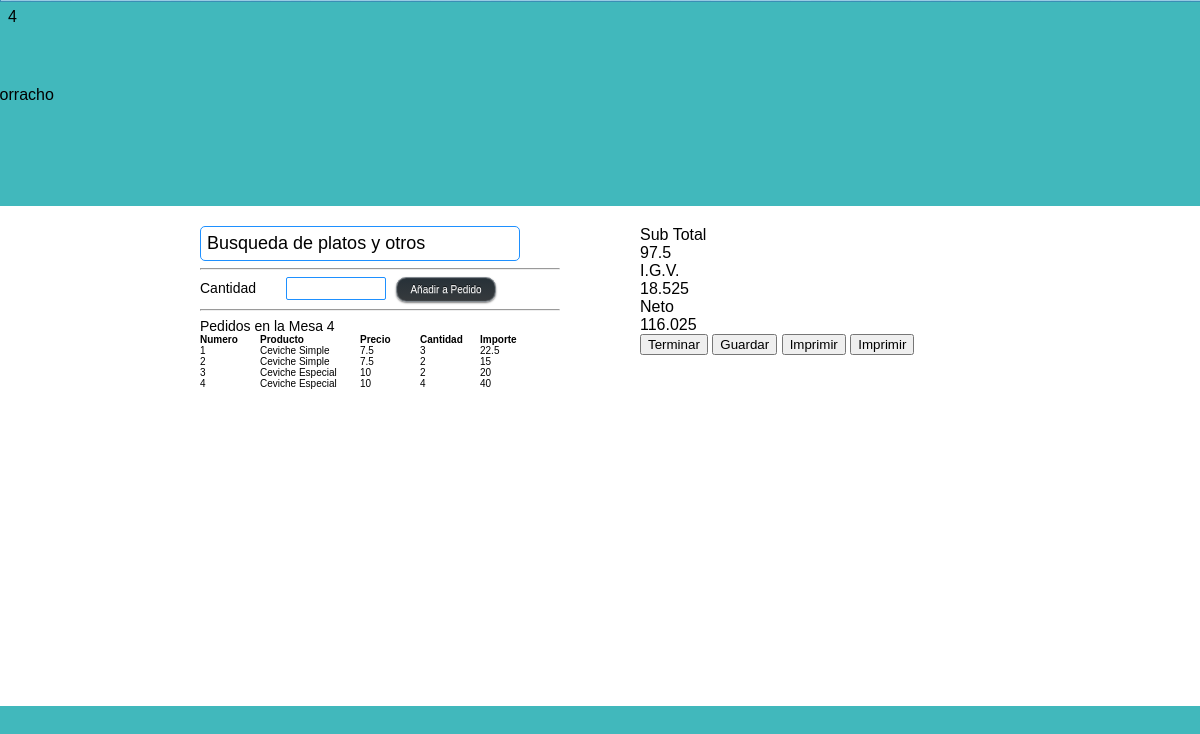
/detalle-mesa.php?4, run on an earlier commit of the app's database.
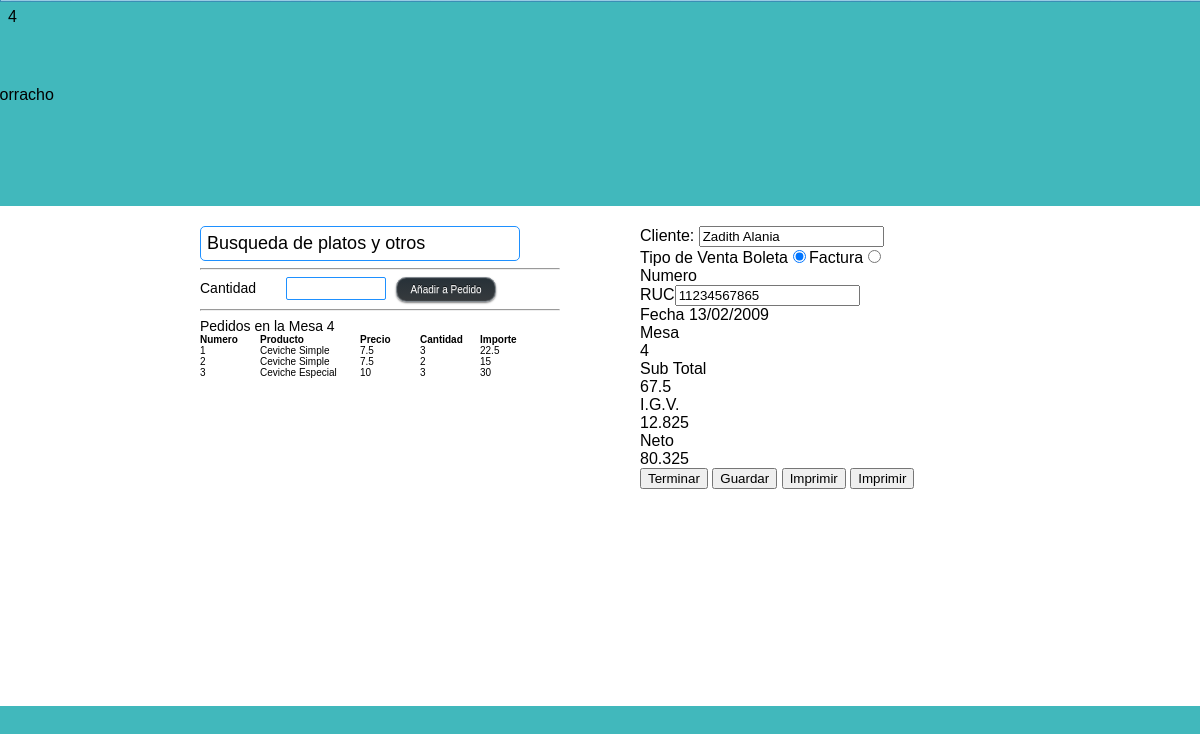
And on a later commit of the database.
### tables this page shows
CREATE TABLE `producto` (
  `id` int(11) NOT NULL AUTO_INCREMENT,
  `nombre` tinytext NOT NULL,
  `precio_venta` float NOT NULL,
  `costo` float NOT NULL,
  `stock` int(11) NOT NULL,
  `categoria` varchar(1) NOT NULL,
  PRIMARY KEY (`id`)
);

CREATE TABLE `venta` (
  `id` int(11) NOT NULL AUTO_INCREMENT,
  `numero_documento` int(11) NOT NULL,
  `tipo_documento` varchar(1) DEFAULT NULL,
  `fecha` varchar(11) NOT NULL,
  `forma_pago` varchar(1) NOT NULL,
  `total_venta` float NOT NULL,
  `id_cliente` int(11) NOT NULL,
  `id_empleado` int(11) NOT NULL,
  `id_mesa` int(11) NOT NULL,
  PRIMARY KEY (`id`)
);

CREATE TABLE `cliente` (
  `id` int(11) NOT NULL AUTO_INCREMENT,
  `ruc` varchar(11) DEFAULT NULL,
  `nombre` tinytext NOT NULL,
  `direccion` tinytext,
  PRIMARY KEY (`id`)
);

### detalle-mesa.php (the view, shortened to what this page needs)
<?php
$mesa_numero=array_keys($_GET)[0];
?>
<!DOCTYPE html PUBLIC "-//W3C//DTD XHTML 1.0 Strict//EN"
	"http://www.w3.org/TR/xhtml1/DTD/xhtml1-strict.dtd">
<html xmlns="http://www.w3.org/1999/xhtml" xml:lang="en" lang="en">
<head>
	<link rel="stylesheet" type="text/css" media="screen" href="css/style.css"/>
</head>
<body>
	<div class="cabecera-logo">
		<div class="contenedor-cabecera">
			<img src="img/logo.png" alt="Limoncito Borracho" title="limoncitoborracho.pe">
		</div>
	</div>
	<div class="contenedor">
		<div class="cuerpo">
			<div class="detalle-mesa-plato">
			<input type="text" name="q" class="buscador-plato" value="Busqueda de platos y otros"><br>
			<div class="encontrado">
				<hr>
			</div>
			<div class="opcional">
				<label>Cantidad</label><input type="text" name="cantidad-pedido"><button class="agregar-plato">Añadir a Pedido</button>
			</div>
			<hr>
			<span class="titulo_mesa">Pedidos en la Mesa <?php print $mesa_numero; ?></span>
			<div class="pedido-actual">
				<ul class="cabecera-pedidos">
					<li>Numero</li>
					<li class='producto'>Producto</li>
					<li>Precio</li>
					<li>Cantidad</li>
					<li>Importe</li>
				</ul>
				<?php
				$sql="select * from evento_mesa where id='".$mesa_numero."'";
				$resultado=mysql_query($sql);
				while ($filas=mysql_fetch_assoc($resultado)) {
					$descripcion=split("/",$filas["contenido"]);
					$total=0;
					for ($i=0; $i<count($descripcion); $i++) {
					?>
					<ul class="platos-pedidos">
					<?php
						list($cantidad,$producto)=split('[*]',$descripcion[$i]);
						$sql_aux="select * from producto where id='".$producto."'";
						$resultado_aux=mysql_query($sql_aux);
						while ($filas_aux=mysql_fetch_assoc($resultado_aux)) {
							$total=$total+($cantidad*$filas_aux["precio_venta"]);
							print "<li>".($i+1)."</li>";
							print "<li class='producto'>".ucwords($filas_aux["nombre"])."</li>";
							print "<li>".$filas_aux["precio_venta"]."</li>";
							print "<li>".$cantidad."</li>";
							print "<li>".($cantidad*$filas_aux["precio_venta"])."</li>";
						}
					?>
					</ul>
					<?php
					}
				}
				?>
			</div>
		</div>
		<div class="detalle-mesa-cliente">
			<?php
				$sql="select * from venta inner join cliente where venta.id_mesa='".$mesa_numero."'";
				$resultado=mysql_query($sql);
				while ($filas=mysql_fetch_assoc($resultado)) {
			?>
			<div class="detalle-mesa-basico">
				<label>Cliente:</label>
				<input type="text" name="cliente" value="<?php print ucwords($filas["nombre"]);?>"><br>
				<label>Tipo de Venta</label>
				<?php
				if ($filas["tipo_documento"]==1) {
				?>
				<span>Boleta</span><input type="radio" checked name="venta" value="boleta"><span>Factura</span><input type="radio" name="venta" value="factura"><br>
				<?php }
				else { ?>
				<span>Boleta</span><input type="radio" name="venta" value="boleta"><span>Factura</span><input type="radio" checked name="venta" value="factura"><br>
				<?php }
				?>
				<label>Numero</label><span><?php $filas["numero_documento"];?></span><br>
				<label>RUC</label><input type="text" value="<?php print $filas["ruc"];?>" name="ruc">
			</div>
			<div class="detalle-mesa-fecha">
				<label>Fecha </label><span><?php print date("d/m/Y",$filas["fecha"]); ?></span><br>
				<label>Mesa</label><br>
				<span class="detalle-mesa-numero">4</span><br>
			</div>
			<?php
				}
			?>
			<div class="detalle-importe">
				<ul class="cabecera-importe">
					<li>Sub Total</li>
					<li><?php print $total; ?></li>
					<li>I.G.V.</li>
					<li><?php print ($total*0.19);?></li>
					<li>Neto</li>
					<li><?php print ($total+$total*0.19);?></li>
				</ul>
			</div>
			<div class="detalle-pedido-admin">
				<button class="terminar">Terminar</button>
				<button class="guardar">Guardar</button>
				<button class="imprimir">Imprimir</button>
				<button class="cancelar">Imprimir</button>
			</div>
		</div>
		</div>
	</div>
</body>
</html>

### css/style.css (style rules this page uses)
body { font-family: arial; background-color: #41B8BC; }
a,p,ul { margin: 0; padding: 0; }
ul { list-style:none; }
.cabecera-logo { width: 100%; padding-top: 60px; _position:absolute; top:0; left:0; margin-left: -300; height: 50px; background-color: #41B8BC; }
.contenedor-cabecera { width: 800px; margin:0 auto; }
.contenedor { width: 100%; font-family: arial; padding-top: 20px; margin-top: 70px; position:absolute; left:0; background-color: #FFFFFF; height: 60%; }
.cuerpo { width: 800px; height:100%; margin: 0 auto; }
.detalle-mesa-plato { width: 360px; float:left; margin-right: 80px; font-size: 14px; }
.detalle-mesa-plato label { margin-right: 30px; width: 100px; }
.detalle-mesa-plato input[name="cantidad-pedido"] { border:none; padding: 3px; border: 1px solid #1E90FF; border-radius: 2px; width: 100px; margin-right: 10px; }
.detalle-mesa-plato button { font-family: Arial, Helvetica, sans-serif; font-size: 10px; color: #ffffff; width: 100px; padding: 6px 10px; margin:0 auto; background: -moz-linear-gradient( top, #273138 0%, #363a3d); background: -webkit-gradient( linear, left top, left bottom, from(#273138), to(#363a3d)); border-radius: 10px; -moz-border-radius: 10px; -webkit-border-radius: 10px; border: 1px solid #82898f; -moz-box-shadow: 0px 1px 2px rgba(000,000,000,0.5), inset 0px 0px 1px rgba(255,255,255,0.5); -webkit-box-shadow: 0px 1px 2px rgba(000,000,000,0.5), inset 0px 0px 1px rgba(255,255,255,0.5); text-shadow: 0px -1px 0px rgba(000,000,000,0.7), 0px 1px 0px rgba(255,255,255,0.3); }
.detalle-mesa-cliente { width: 360px; float: left; }
input[name="q"] { border:none; padding: 6px; border: 1.5px solid #1E90FF; width: 320px; border-radius: 5px; font-size: 18px; }
.pedido-actual li { float:left; width: 60px; font-size: 10px; }
.cabecera-pedidos { width: 360px; float:left; font-weight: bold; }
.platos-pedidos { width: 360px; float:left; }
.platos-pedidos li { vertical-align: middle; }
.cabecera-pedidos .producto { width: 100px; }
.platos-pedidos .producto { width: 100px; }

What changed in the data, as far as the page shows it:
changed evento_mesa: loses producto (nombre "Ceviche Especial", precio_venta "10", cantidad "2", $cantidad*$filas_aux['precio_venta'] "20", cantidad "4", $cantidad*$filas_aux['precio_venta'] "40")
computed for producto "Ceviche Especial": cantidad "2" → "3"; $cantidad*$filas_aux['precio_venta'] "20" → "30"
added venta: cliente "Zadith Alania", ruc "11234567865", fecha "13/02/2009"
Also different on the page:
$total: "97.5" → "67.5"
$total*0.19: "18.525" → "12.825"
$total+$total*0.19: "116.025" → "80.325"
